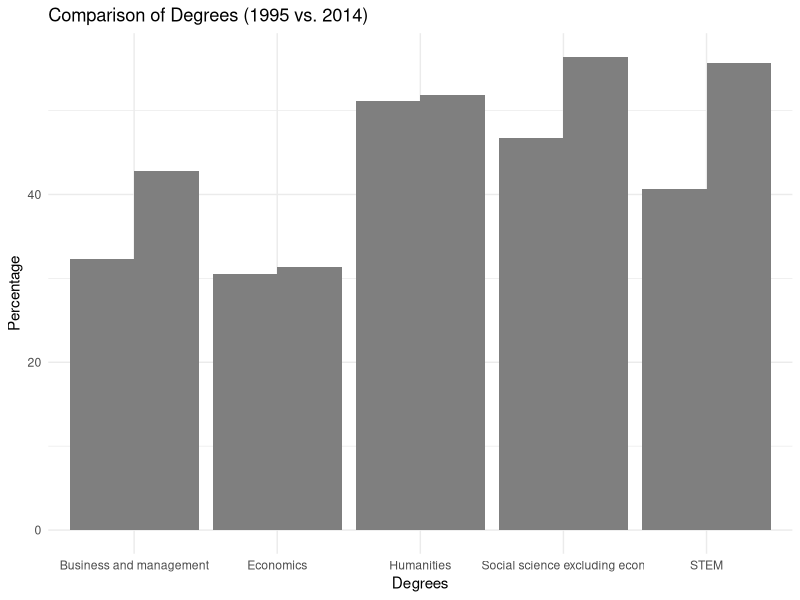

Write the R code that produced this figure.
## ---- chunk 1
knitr::opts_chunk$set(echo = TRUE)
## ---- chunk 2
library(tidyverse)

new1_data <- read_csv("sample1_updated.csv")

glimpse(new1_data)

new2_data <- read.csv("sample2_updated.csv")

glimpse(new2_data)

new3_data <- read.csv("sample3_updated.csv")

glimpse(new3_data)

## ---- chunk 3
newSample<- read.csv("sample1_edited.csv")

glimpse(newSample)

library(ggplot2)

library(tidyr)
newSample_long <- pivot_longer(newSample, cols = c(`Year1`, `Year2`), names_to = "Year", values_to = "Percentage")

# Create a side-by-side bar plot using ggplot2
ggplot(data = newSample_long, aes(x = X.1, y = Percentage, fill = factor(Year))) +
  geom_bar(stat = "identity", position = "dodge") +
  labs(title = "Comparison of Degrees (1995 vs. 2014)",
       y = "Percentage", x = "Degrees") +
  scale_fill_manual(values = c("1995" = "blue", "2014" = "green"), guide = "none") +
  theme_minimal()

## ---- chunk 4
library(ggplot2)
library(dplyr)

# Load the ggplot2 library
library(ggplot2)






